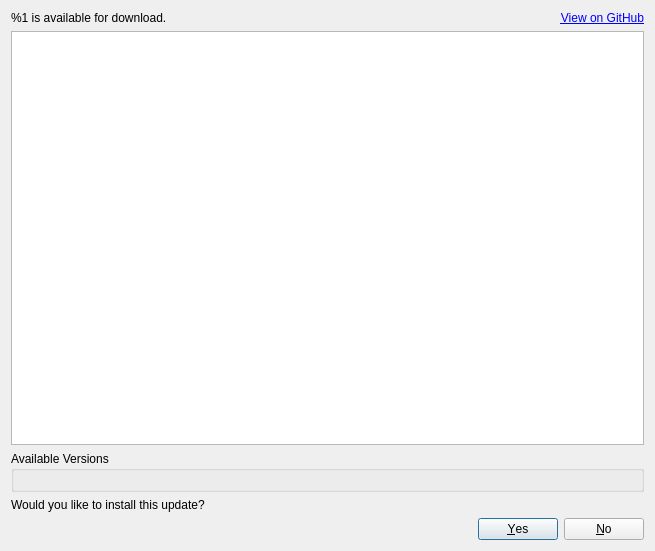
<?xml version="1.0" encoding="UTF-8"?>
<ui version="4.0">
 <class>UpdateDialog</class>
 <widget class="QDialog" name="UpdateDialog">
  <property name="geometry">
   <rect>
    <x>0</x>
    <y>0</y>
    <width>655</width>
    <height>551</height>
   </rect>
  </property>
  <property name="windowTitle">
   <string>Update Available</string>
  </property>
  <layout class="QGridLayout" name="gridLayout">
   <item row="0" column="1">
    <widget class="QLabel" name="url">
     <property name="text">
      <string>&lt;a href=&quot;%1&quot;&gt;View on GitHub&lt;/a&gt;</string>
     </property>
     <property name="alignment">
      <set>Qt::AlignmentFlag::AlignRight|Qt::AlignmentFlag::AlignTrailing|Qt::AlignmentFlag::AlignVCenter</set>
     </property>
     <property name="openExternalLinks">
      <bool>true</bool>
     </property>
    </widget>
   </item>
   <item row="3" column="0" colspan="2">
    <widget class="QLabel" name="label_2">
     <property name="text">
      <string>Would you like to install this update?</string>
     </property>
    </widget>
   </item>
   <item row="4" column="0" colspan="2">
    <widget class="QDialogButtonBox" name="buttonBox">
     <property name="orientation">
      <enum>Qt::Orientation::Horizontal</enum>
     </property>
     <property name="standardButtons">
      <set>QDialogButtonBox::StandardButton::No|QDialogButtonBox::StandardButton::Yes</set>
     </property>
    </widget>
   </item>
   <item row="2" column="0" colspan="2">
    <widget class="QGroupBox" name="groupBox">
     <property name="title">
      <string>Available Versions</string>
     </property>
     <layout class="QVBoxLayout" name="radioButtons"/>
    </widget>
   </item>
   <item row="0" column="0">
    <widget class="QLabel" name="version">
     <property name="text">
      <string>%1 is available for download.</string>
     </property>
    </widget>
   </item>
   <item row="1" column="0" colspan="2">
    <widget class="QTextBrowser" name="body">
     <property name="horizontalScrollBarPolicy">
      <enum>Qt::ScrollBarPolicy::ScrollBarAlwaysOff</enum>
     </property>
     <property name="readOnly">
      <bool>true</bool>
     </property>
     <property name="openExternalLinks">
      <bool>true</bool>
     </property>
    </widget>
   </item>
  </layout>
 </widget>
 <resources/>
 <connections>
  <connection>
   <sender>buttonBox</sender>
   <signal>accepted()</signal>
   <receiver>UpdateDialog</receiver>
   <slot>accept()</slot>
   <hints>
    <hint type="sourcelabel">
     <x>248</x>
     <y>254</y>
    </hint>
    <hint type="destinationlabel">
     <x>157</x>
     <y>274</y>
    </hint>
   </hints>
  </connection>
  <connection>
   <sender>buttonBox</sender>
   <signal>rejected()</signal>
   <receiver>UpdateDialog</receiver>
   <slot>reject()</slot>
   <hints>
    <hint type="sourcelabel">
     <x>316</x>
     <y>260</y>
    </hint>
    <hint type="destinationlabel">
     <x>286</x>
     <y>274</y>
    </hint>
   </hints>
  </connection>
 </connections>
</ui>
